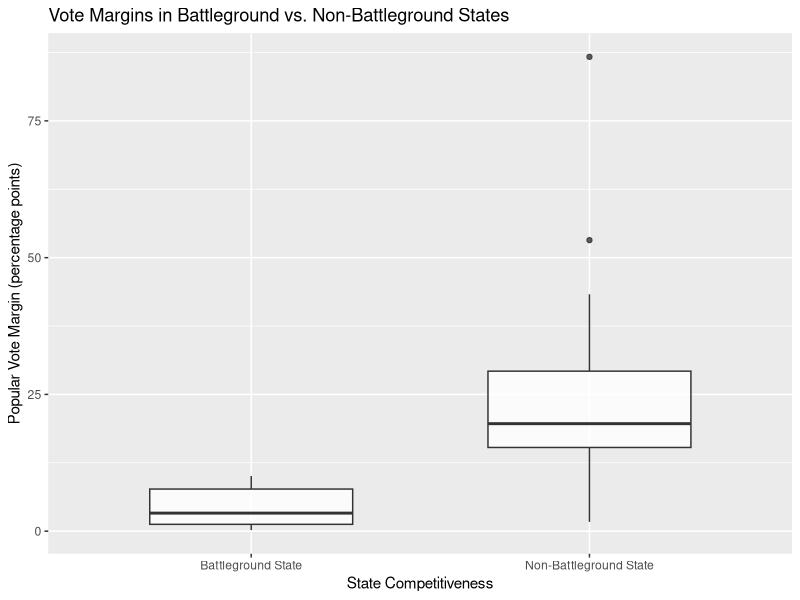

Generate this figure with R:
## ---- chunk 1
library(tidyverse)
electoral <- read_csv("data/electoral_data.csv", show_col_types = FALSE)
electoral
## ---- chunk 2
library(tidyverse)
electoral <- read_csv("data/electoral_data.csv", show_col_types = FALSE)
battleground_states <- c( "Arizona", "Florida", "Georgia", "Iowa", "Michigan",
  "Minnesota", "Nevada", "New Hampshire", "North Carolina",
  "Ohio", "Pennsylvania", "Texas", "Virginia", "Wisconsin", "Maine"
)
electoral_clean <- electoral |>
  mutate(
    dem_percent = parse_number(dem_percent),
    rep_percent = parse_number(rep_percent),
    vote_margin = abs(dem_percent - rep_percent),
    competitiveness = if_else(state %in% battleground_states, 
                              "Battleground State", "Non-Battleground State")
  )
electoral_clean
## ---- chunk 3
ggplot(electoral_clean, aes (x= competitiveness, y = vote_margin)) + 
  geom_boxplot(alpha = 0.8, width = 0.6) +
  labs(
    title = "Vote Margins in Battleground vs. Non-Battleground States",
    x = "State Competitiveness",
    y = "Popular Vote Margin (percentage points)"
  )
